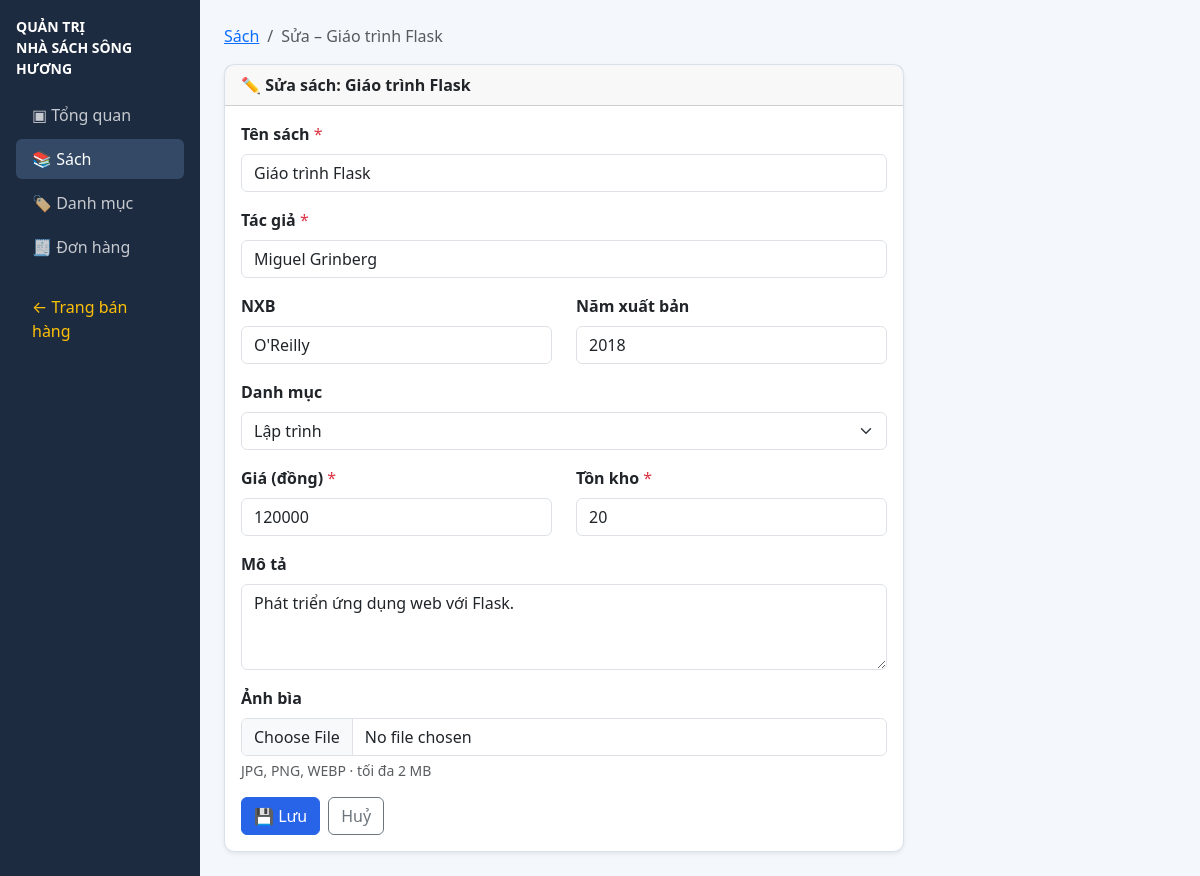
Page /admin/books/2/edit on the committed database.
### app.py (models this page shows, shortened)
class Book(db.Model):
    __tablename__ = "book"
    id: Mapped[int] = mapped_column(primary_key=True)
    title: Mapped[str] = mapped_column(String(200), nullable=False)
    author: Mapped[str] = mapped_column(String(200), nullable=False)
    publisher: Mapped[str | None] = mapped_column(String(200))
    year: Mapped[int | None] = mapped_column(Integer)
    price: Mapped[int] = mapped_column(Integer, nullable=False)  # VND, int
    stock: Mapped[int] = mapped_column(Integer, default=0)
    description: Mapped[str | None] = mapped_column(Text)
    cover_image: Mapped[str | None] = mapped_column(String(300))
    category_id: Mapped[int | None] = mapped_column(ForeignKey("category.id"))
    created_at: Mapped[datetime] = mapped_column(default=datetime.utcnow)
    category: Mapped["Category | None"] = relationship("Category", back_populates="books")
    order_items: Mapped[list["OrderItem"]] = relationship("OrderItem", back_populates="book")

### app.py (the view, shortened to what this page needs)
@app.route("/admin/books/<int:book_id>/edit", methods=["GET", "POST"])
def admin_book_edit(book_id):
    book = db.get_or_404(Book, book_id)
    form = BookForm(obj=book)
    form._book_id = book_id
    _load_category_choices(form)
    return render_template("admin/book_form.html", form=form, book=book)

### app.py (shortened to what this page needs)
class BookForm(FlaskForm):
    title = StringField("Tên sách", validators=[DataRequired("Vui lòng nhập tên sách."), Length(max=200)])
    author = StringField("Tác giả", validators=[DataRequired("Vui lòng nhập tác giả."), Length(max=200)])
    publisher = StringField("NXB", validators=[Optional(), Length(max=200)])
    year = IntegerField("Năm xuất bản", validators=[
        Optional(),
        NumberRange(min=1900, max=date.today().year, message=f"Năm từ 1900 đến {date.today().year}.")
    ])
    price = IntegerField("Giá (đồng)", validators=[
        DataRequired("Vui lòng nhập giá."),
        NumberRange(min=1000, message="Giá phải từ 1.000 đồng trở lên.")
    ])
    stock = IntegerField("Tồn kho", validators=[
        DataRequired("Vui lòng nhập tồn kho."),
        NumberRange(min=0, message="Tồn kho không âm.")
    ])
    description = TextAreaField("Mô tả", validators=[Optional()])
    category_id = SelectField("Danh mục", coerce=int, validators=[Optional()])
    cover = FileField("Ảnh bìa", validators=[
        Optional(),
        FileAllowed(["jpg", "jpeg", "png", "webp"], "Chỉ chấp nhận JPG, PNG, WEBP.")
    ])

### app.py (called while the page is built)
@app.context_processor
def inject_pending_count():
    try:
        count = db.session.scalar(
            db.select(func.count(Order.id)).where(Order.status == "Chờ xác nhận")
        )
    except Exception:
        count = 0
    return {"pending_order_count": count or 0}

def _load_category_choices(form):
    cats = db.session.execute(db.select(Category).order_by(Category.name)).scalars().all()
    form.category_id.choices = [(0, "— Không có —")] + [(c.id, c.name) for c in cats]

### templates/admin/book_form.html (shortened to what this page needs)
{% extends 'admin/base_admin.html' %}
{% block content %}
<nav aria-label="breadcrumb" class="mb-3">
  <ol class="breadcrumb">
    <li class="breadcrumb-item"><a href="{{ url_for('admin_books') }}">Sách</a></li>
    <li class="breadcrumb-item active">{{ 'Sửa – ' + book.title if book else 'Thêm mới' }}</li>
  </ol>
</nav>
<div class="card shadow-sm" style="max-width:680px">
  <div class="card-header fw-semibold">
    {{ '✏ Sửa sách: ' + book.title if book else '+ Thêm sách mới' }}
  </div>
  <div class="card-body">
    <form method="post" enctype="multipart/form-data" novalidate>
      <div class="mb-3">
        {{ form.title.label(class="form-label fw-semibold") }} <span class="text-danger">*</span>
        {{ form.title(class="form-control" + (" is-invalid" if form.title.errors else "")) }}
      </div>
      <div class="mb-3">
        {{ form.author.label(class="form-label fw-semibold") }} <span class="text-danger">*</span>
        {{ form.author(class="form-control" + (" is-invalid" if form.author.errors else "")) }}
      </div>
      <div class="row">
        <div class="col-md-6 mb-3">
          {{ form.publisher.label(class="form-label fw-semibold") }}
          {{ form.publisher(class="form-control") }}
        </div>
        <div class="col-md-6 mb-3">
          {{ form.year.label(class="form-label fw-semibold") }}
          {{ form.year(class="form-control" + (" is-invalid" if form.year.errors else ""), placeholder="2024") }}
        </div>
      </div>
      <div class="mb-3">
        {{ form.category_id.label(class="form-label fw-semibold") }}
        {{ form.category_id(class="form-select") }}
      </div>
      <div class="row">
        <div class="col-md-6 mb-3">
          {{ form.price.label(class="form-label fw-semibold") }} <span class="text-danger">*</span>
          {{ form.price(class="form-control" + (" is-invalid" if form.price.errors else ""), placeholder="95000") }}
        </div>
        <div class="col-md-6 mb-3">
          {{ form.stock.label(class="form-label fw-semibold") }} <span class="text-danger">*</span>
          {{ form.stock(class="form-control" + (" is-invalid" if form.stock.errors else ""), placeholder="10") }}
        </div>
      </div>
      <div class="mb-3">
        {{ form.description.label(class="form-label fw-semibold") }}
        {{ form.description(class="form-control", rows=3) }}
      </div>
      <div class="mb-3">
        {{ form.cover.label(class="form-label fw-semibold") }}
        {{ form.cover(class="form-control" + (" is-invalid" if form.cover.errors else ""),
                      accept=".jpg,.jpeg,.png,.webp") }}
        <div class="form-text">JPG, PNG, WEBP · tối đa 2 MB</div>
      </div>
      <div class="d-flex gap-2 mt-3">
        <button type="submit" class="btn btn-primary">💾 Lưu</button>
        <a href="{{ url_for('admin_books') }}" class="btn btn-outline-secondary">Huỷ</a>
      </div>
    </form>
  </div>
</div>
{% endblock %}

### templates/admin/base_admin.html (style rules this page uses)
:root { --admin-navy: #1d2b40; --admin-blue: #2864e8; --admin-border: #d8e1eb; }
body { background: #f4f7fb; color: #263445; }
.card { border-color: var(--admin-border); border-radius: .65rem; }
.btn-primary { background: var(--admin-blue); border-color: var(--admin-blue); }

### rows in the picture
Book: title "Sửa – Giáo trình Flask", title "✏ Sửa sách: Giáo trình Flask", title "Giáo trình Flask", author "Miguel Grinberg", publisher "O'Reilly", year "2018", category_id "Lập trình", price "120000", stock "20", description "Phát triển ứng dụng web với Flask."
